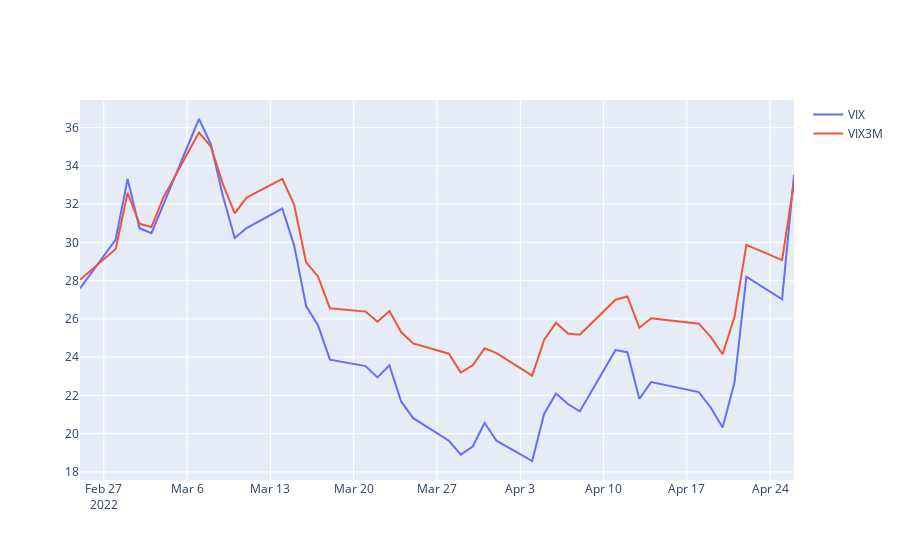

Notebook code cell kept with this figure:
### Code cell
# repeat above cell with plotly for interactive plotting
import plotly.graph_objects as go
plot = go.Figure()
plot.add_trace(go.Line(x=VIX[-42:].index, y=VIX[-42:]['Close'], name='VIX'))
plot.add_trace(go.Line(x=VIX3M[-42:].index, y=VIX3M[-42:]['Close'], name='VIX3M'))
plot.show()
